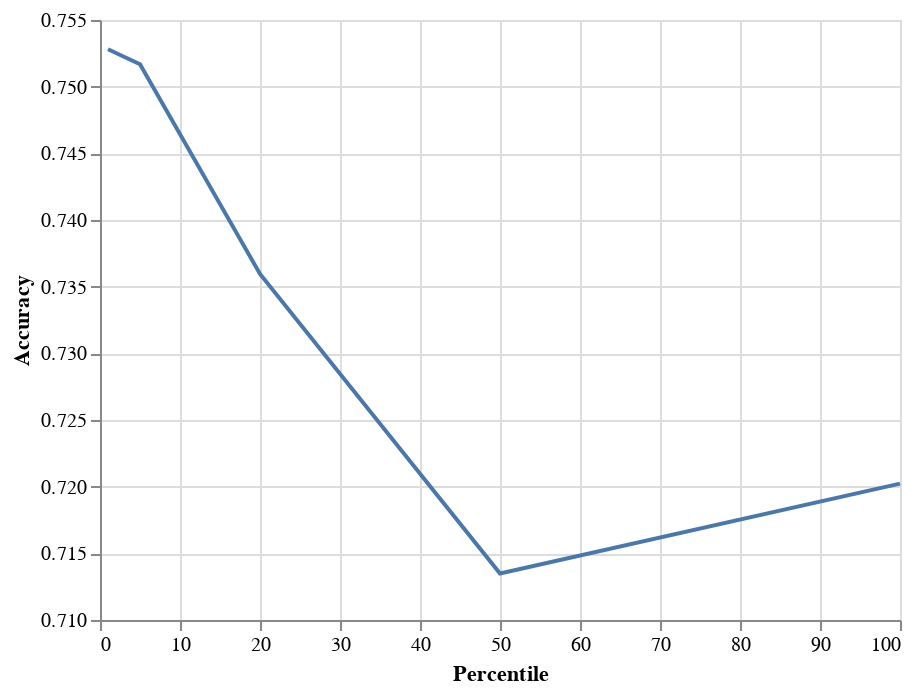

Notebook code cell kept with this figure:
### Markdown cell above
### Feature selection

Selecting a subset of features can improve classifier efficiency and potentially guard against overfitting. However, it can also hurt performance if too many features are removed. We will now experiment with different levels of feature selection.

We will use the [`SelectPercentile`](http://scikit-learn.org/stable/modules/generated/sklearn.feature_selection.SelectPercentile.html) class, which can be used to select features that are within a specified percentile according to a scoring function that ranks the quality of the features. The code below instantiates a `SelectPercentile` object using the [`chi2`](http://scikit-learn.org/stable/modules/generated/sklearn.feature_selection.chi2.html) function, which performs a chi-squared test for measuring the significance of features. The `percentile` argument specifies the percentile of features that are selected after ranking by their chi-squared statistic. If `percentile=1`, only the top 1% of features will be selected. If `percentile=100`, all features will be selected.

Once you've created a `SelectPercentile` object, its `fit` function can be called to calculate the significance of the features, and its `transform` function will modify the feature vectors to choose only the selected features. The `fit_transform` function performs both of these steps, which is what you see below.

Experiment with different feature selection percentiles to see how the training accuracy is affected by different settings.

#### Deliverable 1.3: Calculate the cross-validation accuracy at different values of `percentile`, when the percentile is each of $[1, 5, 20, 50, 100]$. Create a plot where the percentile is on the x-axis and the cross validation accuracy is on the y-axis (again, accessible via the `best_score_` attribute). Do this using n-gram ranges of (1,3).

[your code for this should be below]

### Code cell
from sklearn.feature_selection import SelectPercentile, chi2
%matplotlib inline
import matplotlib.pyplot as plt
import altair as alt

# example: feature selection at the 60th percentile.
# Note the renaming of the feature vectors to X_train_selected

base_classifier = LogisticRegression(multi_class='multinomial', solver='lbfgs', max_iter=300, tol=1e-2, random_state=123)

percentiles = [1,5,20,50,100]
acc = []

for p in percentiles:
    selection = SelectPercentile(percentile=p, score_func=chi2)
    X_train_3g = vect.fit_transform(features(d, ngram_range=(1,3)) for d in text_train)
    X_train_selected = selection.fit_transform(X_train_3g, Y_train)
    gs_classifier = GridSearchCV(base_classifier, params, cv=2)
    gs_classifier.fit(X_train_selected, Y_train)
    print("percentile: ", p)
    print("Validation accuracy: %0.6f" % gs_classifier.best_score_)
    acc.append(gs_classifier.best_score_)
    


df = pd.DataFrame({"Percentile": percentiles,
                   "Accuracy":acc})

alt.Chart(df).mark_line().encode(
    x='Percentile',
    y=alt.Y("Accuracy",scale=alt.Scale(zero=False)))

### Figure 1 — Vega-Lite specification as saved in the notebook (floating-point values rounded to 4 significant figures)
{"config": {"view": {"continuousWidth": 400, "continuousHeight": 300}}, "data": {"name": "data-4d1f7d185e9e595239b3b184f7a68684"}, "mark": "line", "encoding": {"x": {"type": "quantitative", "field": "Percentile"}, "y": {"type": "quantitative", "field": "Accuracy", "scale": {"zero": false}}}, "$schema": "https://vega.github.io/schema/vega-lite/v4.8.1.json", "datasets": {"data-4d1f7d185e9e595239b3b184f7a68684": [{"Percentile": 1, "Accuracy": 0.7528}, {"Percentile": 5, "Accuracy": 0.7517}, {"Percentile": 20, "Accuracy": 0.736}, {"Percentile": 50, "Accuracy": 0.7135}, {"Percentile": 100, "Accuracy": 0.7202}]}}
